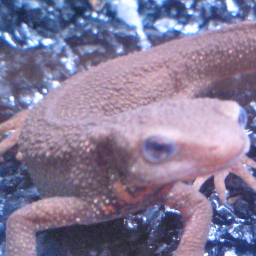
#> input picture 100knocks_image_processing/dataset/images/imori_256x256.png, 256 x 256 px
$ jupyter execute 00_turorial.ipynb
#> lines starting #> are read from the running program, lines starting #| are printed output that depends on the picture
[cell 1]
from skimage import io
import cv2
import matplotlib.pyplot as plt
import numpy as np

img = io.imread("../dataset/images/imori_256x256.png")
#> img is the input picture: shape (256, 256, 3); mean R, G, B 133.4, 122.3, 152.1

plt.imshow(img)
plt.show()

[cell 2]
print(img.shape)
#| (256, 256, 3)
print(img.dtype)
#| uint8

[cell 3]
img2 = img.copy()
h, w, c = img2.shape
#> h = 256; w = 256; c = 3

img2[:h//2, :w//2] = img2[:h//2, :w//2, ::-1]
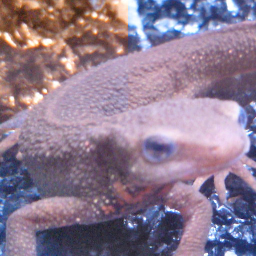
#> img2: shape (256, 256, 3); mean R, G, B 141.7, 122.3, 143.8

fig, ax = plt.subplots(1, 2)
ax[0].imshow(img)
ax[1].imshow(img2)
plt.show()
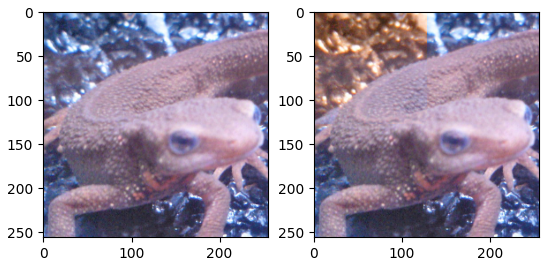
#> figure drawn by matplotlib, 2 panels

$ run again, with 100knocks_image_processing/dataset/images/madara.png copied over 100knocks_image_processing/dataset/images/imori_256x256.png
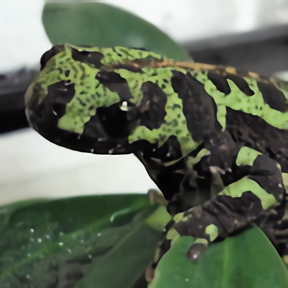
#> input picture 100knocks_image_processing/dataset/images/madara.png, 288 x 288 px
#> img is the input picture: shape (288, 288, 3); mean R, G, B 98, 107.8, 90
#| (288, 288, 3)
#| uint8
#> `img2[:h//2, :w//2] = img2[:h//2, :w//2, ::-1]`:
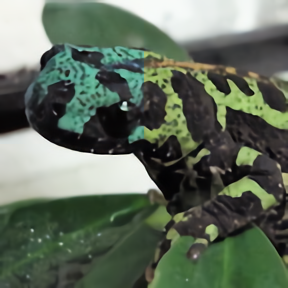
#> img2: shape (288, 288, 3); mean R, G, B 95.8, 107.8, 92.2
#> `plt.show()`:
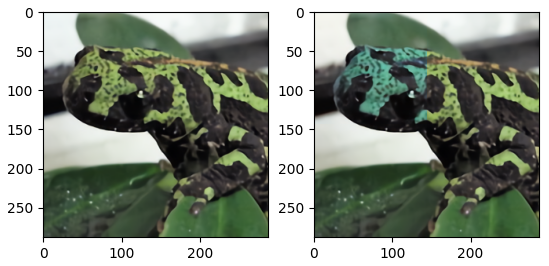
#> figure drawn by matplotlib, 2 panels
